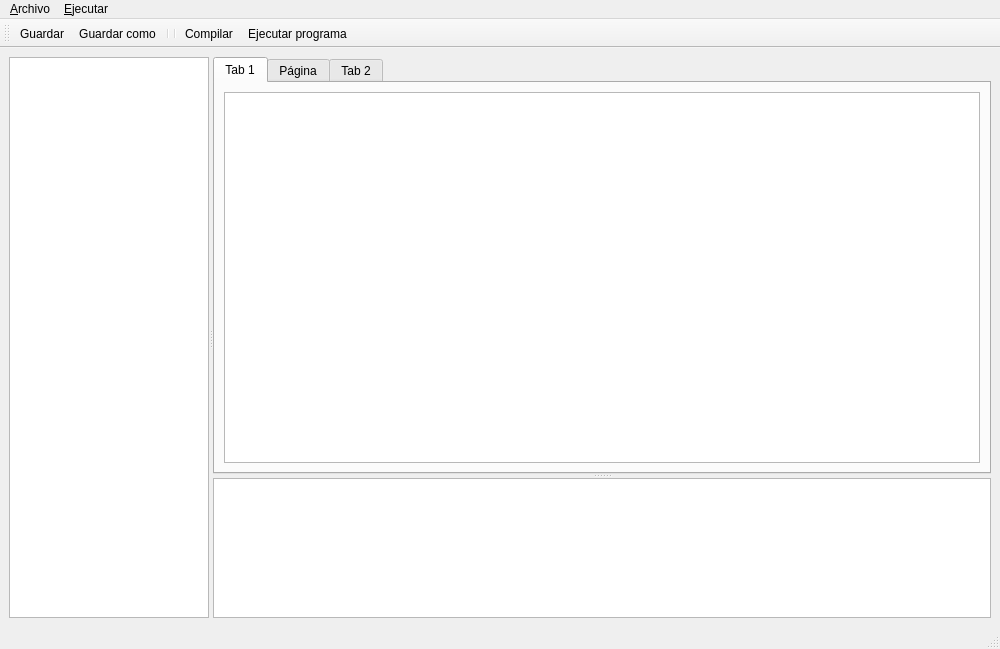
<?xml version="1.0" encoding="UTF-8"?>
<ui version="4.0">
 <class>MainWindow</class>
 <widget class="QMainWindow" name="MainWindow">
  <property name="geometry">
   <rect>
    <x>0</x>
    <y>0</y>
    <width>1000</width>
    <height>649</height>
   </rect>
  </property>
  <property name="windowTitle">
   <string>MainWindow</string>
  </property>
  <widget class="QWidget" name="centralwidget">
   <layout class="QHBoxLayout" name="horizontalLayout">
    <item>
     <widget class="QSplitter" name="splitter_2">
      <property name="orientation">
       <enum>Qt::Orientation::Horizontal</enum>
      </property>
      <widget class="QTreeView" name="treeView">
       <property name="maximumSize">
        <size>
         <width>200</width>
         <height>16777215</height>
        </size>
       </property>
      </widget>
      <widget class="QSplitter" name="splitter">
       <property name="orientation">
        <enum>Qt::Orientation::Vertical</enum>
       </property>
       <widget class="QTabWidget" name="tabWidget">
        <property name="minimumSize">
         <size>
          <width>0</width>
          <height>400</height>
         </size>
        </property>
        <property name="currentIndex">
         <number>0</number>
        </property>
        <widget class="QWidget" name="tab">
         <attribute name="title">
          <string>Tab 1</string>
         </attribute>
         <layout class="QHBoxLayout" name="horizontalLayout_2">
          <item>
           <widget class="QPlainTextEdit" name="plainTextEdit_2"/>
          </item>
         </layout>
        </widget>
        <widget class="QWidget" name="tab_3">
         <attribute name="title">
          <string>Página</string>
         </attribute>
         <layout class="QHBoxLayout" name="horizontalLayout_3">
          <item>
           <widget class="QPlainTextEdit" name="plainTextEdit_3"/>
          </item>
         </layout>
        </widget>
        <widget class="QWidget" name="tab_2">
         <attribute name="title">
          <string>Tab 2</string>
         </attribute>
         <layout class="QHBoxLayout" name="horizontalLayout_4">
          <item>
           <widget class="QPlainTextEdit" name="plainTextEdit_4"/>
          </item>
         </layout>
        </widget>
       </widget>
       <widget class="QPlainTextEdit" name="plainTextEdit">
        <property name="maximumSize">
         <size>
          <width>16777215</width>
          <height>140</height>
         </size>
        </property>
       </widget>
      </widget>
     </widget>
    </item>
   </layout>
  </widget>
  <widget class="QMenuBar" name="menubar">
   <property name="geometry">
    <rect>
     <x>0</x>
     <y>0</y>
     <width>1000</width>
     <height>27</height>
    </rect>
   </property>
   <widget class="QMenu" name="menu_Archivo">
    <property name="title">
     <string>&amp;Archivo</string>
    </property>
    <addaction name="action_Nuevo_archivo"/>
    <addaction name="action_Abrir_archivo"/>
    <addaction name="action_Guardar"/>
    <addaction name="action_Guardar_como_2"/>
    <addaction name="separator"/>
    <addaction name="action_Salir_2"/>
   </widget>
   <widget class="QMenu" name="menu_Ejecutar">
    <property name="title">
     <string>&amp;Ejecutar</string>
    </property>
    <addaction name="action_Compilar"/>
    <addaction name="action_Ejecutar_programa"/>
    <addaction name="action_Compilar_y_Ejecutar"/>
   </widget>
   <addaction name="menu_Archivo"/>
   <addaction name="menu_Ejecutar"/>
  </widget>
  <widget class="QStatusBar" name="statusbar"/>
  <widget class="QToolBar" name="toolBar">
   <property name="windowTitle">
    <string>toolBar</string>
   </property>
   <attribute name="toolBarArea">
    <enum>TopToolBarArea</enum>
   </attribute>
   <attribute name="toolBarBreak">
    <bool>false</bool>
   </attribute>
   <addaction name="action_Guardar"/>
   <addaction name="action_Guardar_como_2"/>
   <addaction name="separator"/>
   <addaction name="separator"/>
   <addaction name="action_Compilar"/>
   <addaction name="action_Ejecutar_programa"/>
  </widget>
  <action name="action_Nuevo_archivo">
   <property name="icon">
    <iconset theme="QIcon::ThemeIcon::DocumentNew"/>
   </property>
   <property name="text">
    <string>&amp;Nuevo archivo</string>
   </property>
  </action>
  <action name="action_Abrir_archivo">
   <property name="icon">
    <iconset theme="QIcon::ThemeIcon::DocumentOpen"/>
   </property>
   <property name="text">
    <string>&amp;Abrir archivo</string>
   </property>
  </action>
  <action name="action_Guardar">
   <property name="icon">
    <iconset theme="QIcon::ThemeIcon::DocumentSave"/>
   </property>
   <property name="text">
    <string>&amp;Guardar</string>
   </property>
  </action>
  <action name="action_Salir">
   <property name="text">
    <string>&amp;Salir</string>
   </property>
  </action>
  <action name="action_Compilar">
   <property name="icon">
    <iconset theme="applications-development"/>
   </property>
   <property name="text">
    <string>&amp;Compilar</string>
   </property>
  </action>
  <action name="action_Ejecutar_programa">
   <property name="icon">
    <iconset theme="system-run"/>
   </property>
   <property name="text">
    <string>&amp;Ejecutar programa</string>
   </property>
  </action>
  <action name="action_Compilar_y_Ejecutar">
   <property name="text">
    <string>&amp;Compilar y Ejecutar</string>
   </property>
  </action>
  <action name="action_Guardar_como">
   <property name="text">
    <string>&amp;Guardar como</string>
   </property>
  </action>
  <action name="action_Guardar_como_2">
   <property name="icon">
    <iconset theme="QIcon::ThemeIcon::DocumentSaveAs"/>
   </property>
   <property name="text">
    <string>&amp;Guardar como</string>
   </property>
  </action>
  <action name="action_Salir_2">
   <property name="icon">
    <iconset theme="QIcon::ThemeIcon::GoHome"/>
   </property>
   <property name="text">
    <string>&amp;Salir</string>
   </property>
  </action>
 </widget>
 <resources/>
 <connections/>
</ui>
